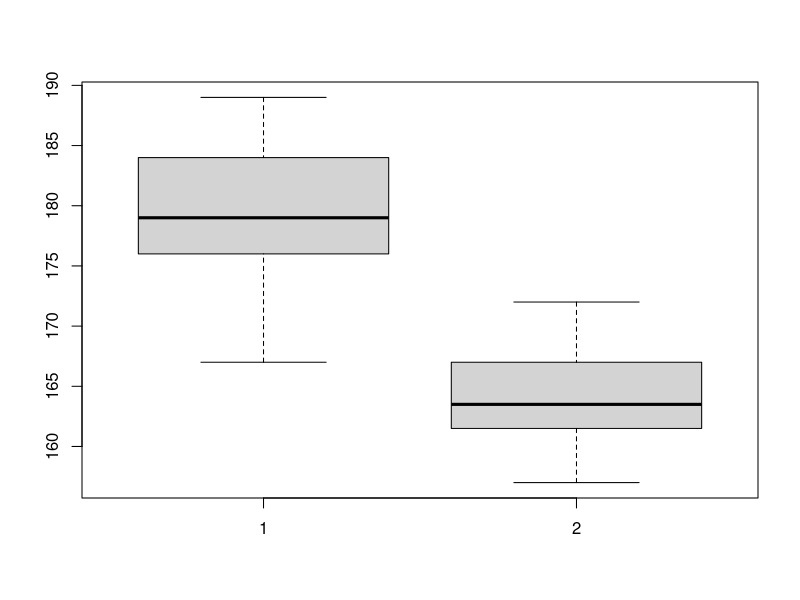

Generate this figure with R:
# Zadanie 4
m <- c(171, 176, 179, 189, 176, 182, 173, 179, 184, 186, 189, 167, 177)
k <- c(161, 162, 163, 162, 166, 164, 168, 165, 168, 157, 161, 172)

boxplot(m, k)

# sprawdzamy normalność - do domu

# sprawdzamy równość wariancji
var(m)
var(k)
var.test(m, k, alternative = "greater")
# var.test(k, m, alternative = "less")
# Wariancje nie są równe.

# Test Welcha
mean(m)
mean(k)
t.test(m, k, var.equal = FALSE, alternative = "greater")
# Odrzucamy H0.

(mean(m) - mean(k)) / sqrt((var(m) + var(k)) / 2)
 